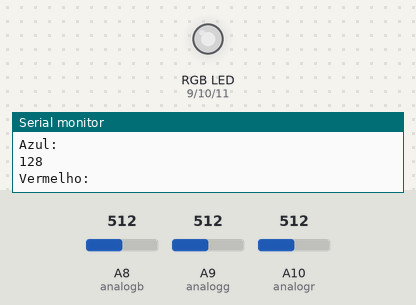
This sketch was run on a simulated Arduino Mega 2560, built with avr-gcc and run on an emulated ATmega2560. On the bench: an RGB LED mixed from three pins (HIGH = lit), the last lines printed to the serial monitor. The inputs (shaded band) are chosen by the test bench; at power-on: A8 (analogb) = 512, A9 (analogg) = 512, A10 (analogr) = 512. Dim RGB values are drawn brighter than linear.

Above: at 1.2 s.
1.3 s: A8 (analogb) set to 407
At 1.8 s:
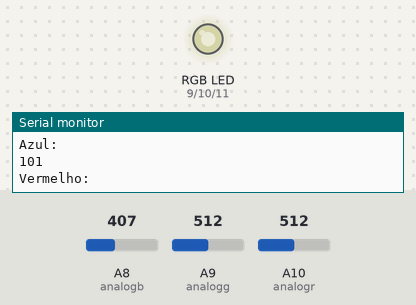
2.8 s: A8 (analogb) set to 393
At 3.9 s:
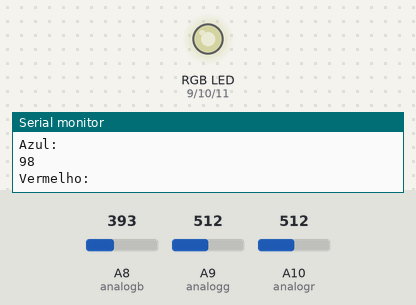
4.3 s: A9 (analogg) set to 416
At 4.9 s:
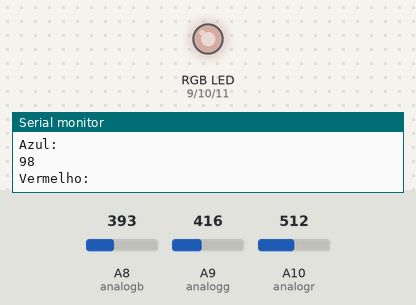
7.3 s: A9 (analogg) set to 390
At 8.3 s:
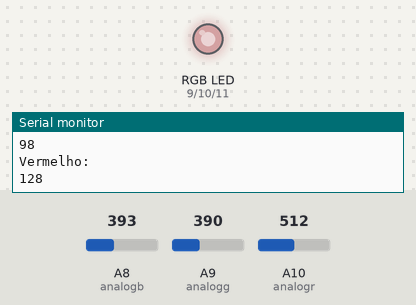
8.8 s: A10 (analogr) set to 716
At 9.4 s:
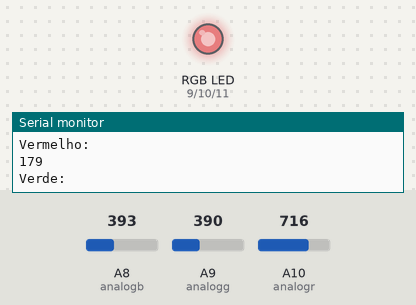
10.3 s: A10 (analogr) set to 409
At 10.6 s:
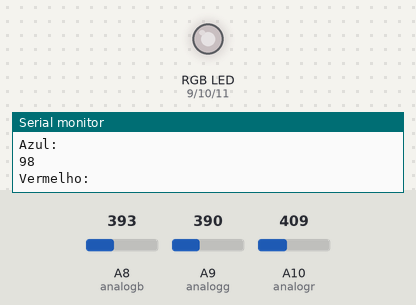
11.8 s: A10 (analogr) set to 387
Timing chart, 0 to 14.8 s (numbered marks = the images above; inputs shaded):
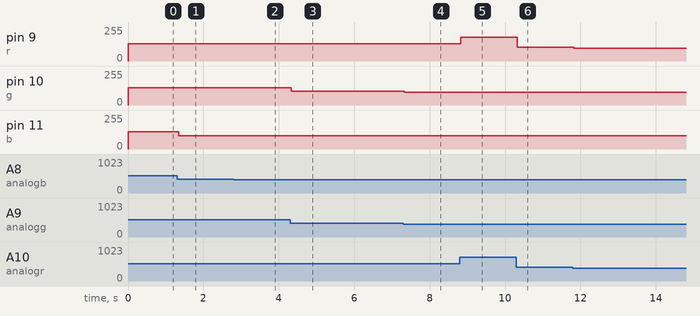

The sketch:

RGBReader.ino
```cpp
// (licence header left out)
// THE SOFTWARE IS PROVIDED "AS IS", WITHOUT WARRANTY OF ANY KIND, EXPRESS OR
// IMPLIED, INCLUDING BUT NOT LIMITED TO THE WARRANTIES OF MERCHANTABILITY,
// FITNESS FOR A PARTICULAR PURPOSE AND NONINFRINGEMENT. IN NO EVENT SHALL THE
// AUTHORS OR COPYRIGHT HOLDERS BE LIABLE FOR ANY CLAIM, DAMAGES OR OTHER
// LIABILITY, WHETHER IN AN ACTION OF CONTRACT, TORT OR OTHERWISE, ARISING FROM,
// OUT OF OR IN CONNECTION WITH THE SOFTWARE OR THE USE OR OTHER DEALINGS IN THE
// SOFTWARE.

int r = 9;
int g = 10;
int b = 11; // LED connected to digital pin 9
int analogr = 10;
int analogg = 9;
int analogb = 8;// potentiometer connected to analog pin 3
int val = 0;
int val2 = 0;
int val3 = 0;// variable to store the read value
int val_red;
int val_green;
int val_blue;


void setup()
{
  Serial.begin(9600);
  pinMode(r, OUTPUT);
 pinMode(g, OUTPUT);
 pinMode(b, OUTPUT); // sets the pin as output
}

void loop()
{
  val = analogRead(analogr); // read the input pin
  analogWrite(r, val / 4);
  val_red = val / 4;// analogRead values go from 0 to 1023, analogWrite values from 0 to 255

  val2 = analogRead(analogg);// read the input pin
  analogWrite(g, val2 / 4);
  val_green = val2 / 4; // analogRead values go from 0 to 1023, analogWrite values from 0 to 255

  val3 = analogRead(analogb); // read the input pin
  analogWrite(b, val3 / 4);
  val_blue = val3 / 4;  // analogRead values go from 0 to 1023, analogWrite values from 0 to 255

    int red = analogRead(A10);
  // print out the value you read:
  Serial.println("Vermelho:");
  Serial.println(val_red);
  delay(1);        //


    int green = analogRead(A9);
  // print out the value you read:
  Serial.println("Verde:");
  Serial.println(val_green);
  delay(1);        //

    int blue = analogRead(A8);
  // print out the value you read:
  Serial.println("Azul:");
  Serial.println(val_blue);
  delay(1);        //
}
```

Measured:
- after the input at 1.3 s, pin 11 (b): 128/255 → 101/255 at once
- after the input at 2.8 s, pin 11 (b): 101/255 → 98/255 at once
- after the input at 4.3 s, pin 10 (g): 128/255 → 104/255 at once
- after the input at 7.3 s, pin 10 (g): 104/255 → 97/255 at once
- after the input at 8.8 s, pin 9 (r): 128/255 → 179/255 at once
- after the input at 10.3 s, pin 9 (r): 179/255 → 102/255 at once
- after the input at 11.8 s, pin 9 (r): 102/255 → 96/255 at once
